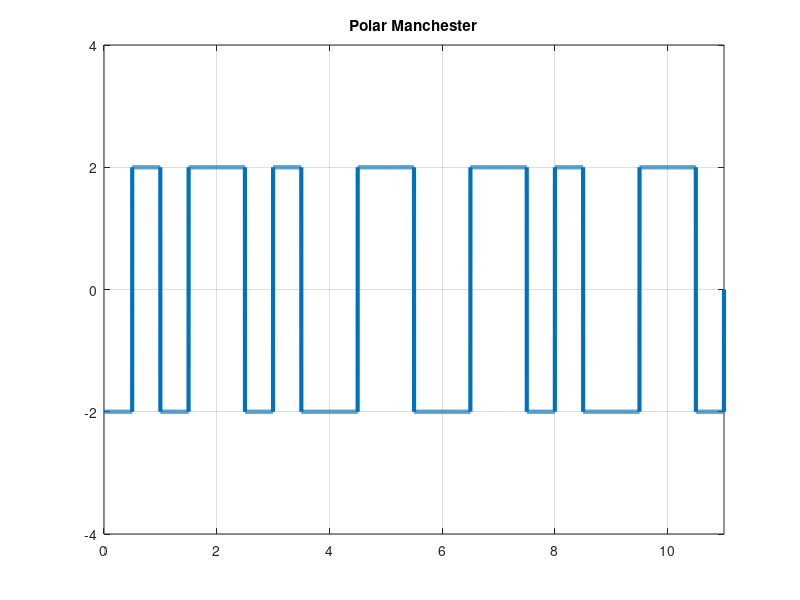

Write the MATLAB code that produced this figure.
%Polar Manchester
%If bit == 1 then y(from:mid) = +amplitude; y(mid+1:to) = -amplitude
%If bit == 0 then y(from:mid) = -amplitude; y(mid+1:to) = +amplitude

clc;

bits = [1 1 0 0 1 0 1 0 0 1 0];
bitrate = 1;
amplitude = 2;

%Encoding
T = length(bits)/bitrate;   %total time to transmit all bit
n = 1000;   %number of sample per bit
N = length(bits)*n; %number of total sample for all bit
dt = T/N;   %difference between adjecent two sample

x = 0:dt:T;
y = zeros(1,length(x));

for i=0 : length(bits)-1
  from = (i*n)+1;
  to = (i+1)*n;
  mid = round((from+to)/2);
  if(bits(i+1)==0)
    y( from : mid ) = amplitude;
    y( mid+1 : to ) = -amplitude;
  else
    y( from : mid ) = -amplitude;
    y( mid+1 : to ) = amplitude;
  end
end

plot(x,y, 'LineWidth', 3);
axis([0 T -amplitude-2 amplitude+2]);
grid on;
title("Polar Manchester");
    
%Decoding
data = zeros(1, length(bits));
for i=0: length(bits)-1
  from = (i*n)+1;
  to = (i+1)*n;
  mid = round((from+to)/2);
  if(y( from : mid ) == amplitude)
      data(i+1) = 0;
  else
    data(i+1) = 1;
  end
end
disp(data);